Frame 1 (no input): blank canvas, image omitted
Frame 60 (no input): blank canvas, image omitted
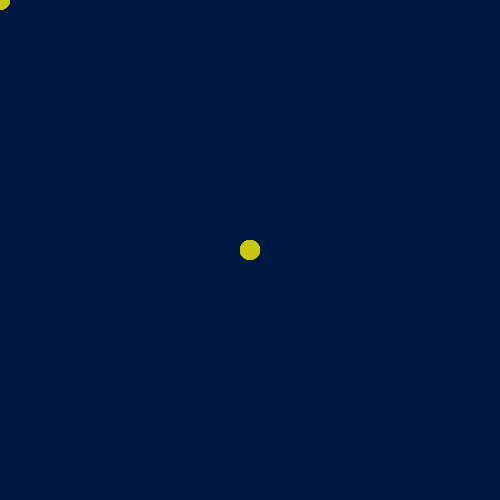
Frame 120 (the mouse pressed at the canvas centre since frame 60)

The p5.js sketch whose frames 1 and 60 were blank and that drew this single picture after the mouse press (run headless with seeded random() and noise() and a simulated clock; from frame 60 on, the mouse is pressed at the canvas centre):

// p5.js sketch
// ── sketch.js
function setup() {
  createCanvas(500,500);
  background(0,25,67);
}

function draw() {
  fill(200,200,20,80);
  stroke(255,0,0);
  noStroke();
  ellipse(mouseX,mouseY,20,20);
}

function mouseClicked() {
  background(0,25,67);
}
